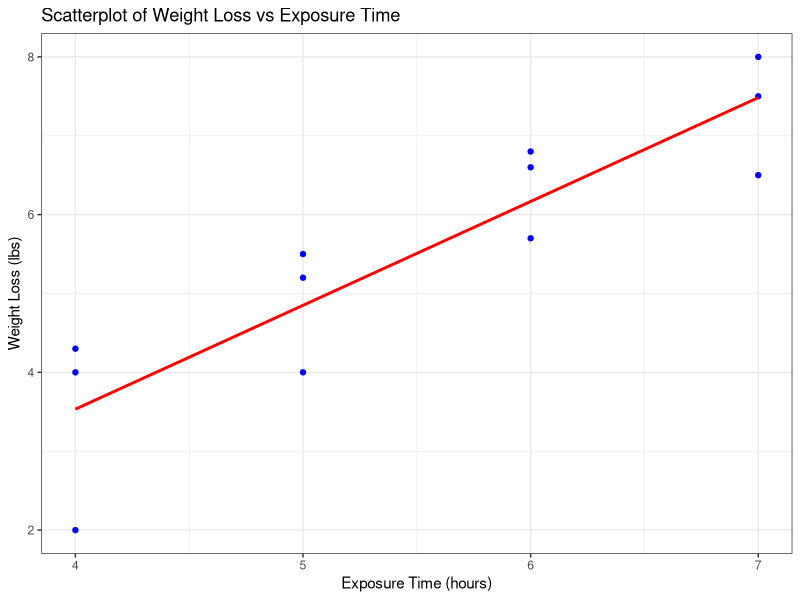
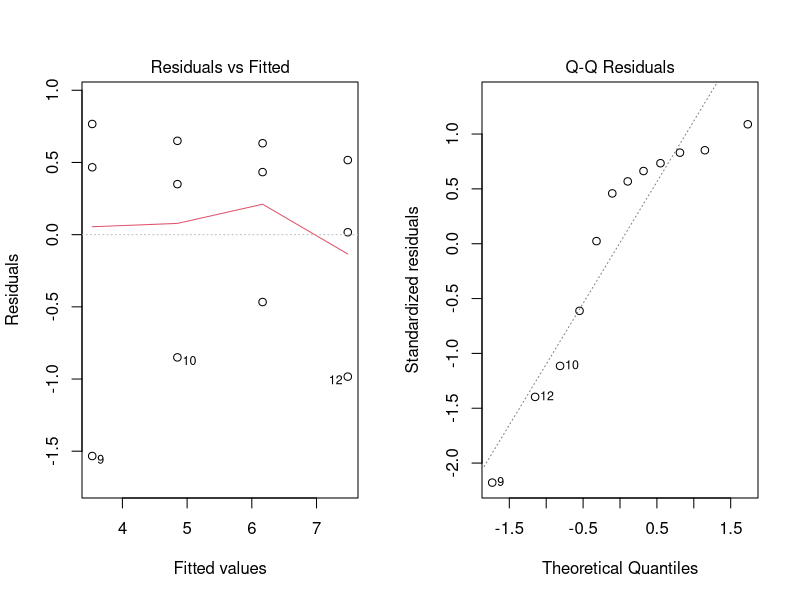

Write R code to recreate these figures, in order.
## ---- chunk 1
#Retain this code chunk!!!
library(knitr)
library(tidyverse)
library(ggplot2)
library(broom)

knitr::opts_chunk$set(echo = FALSE)
knitr::opts_chunk$set(message = FALSE)



# loading the data
ex11_32 <- read_csv("Homework_1/ex11-32.csv")


## ---- chunk 2
#Q1

ggplot(ex11_32, aes(x = ExposureTime, y = WeightLoss)) +
  geom_point(color = "blue") +  # Scatter points
  geom_smooth(method = "lm", color = "red", se = FALSE) +  # Regression line
  labs(
    title = "Scatterplot of Weight Loss vs Exposure Time",
    x = "Exposure Time (hours)",
    y = "Weight Loss (lbs)"
  ) +
  theme_bw()

## ---- chunk 3
#Q2

# fitting a model
model <- lm(WeightLoss ~ ExposureTime, data = ex11_32)

summary(model)


## ---- chunk 4
#Q3

results <- tidy(model)


print(results)
## ---- chunk 5
#Q7 

par(mfrow = c(1,2))

plot(model, which = 1)

plot(model, which = 2)

par(mfrow = c(1,1))


## ---- chunk 6
#Q9

